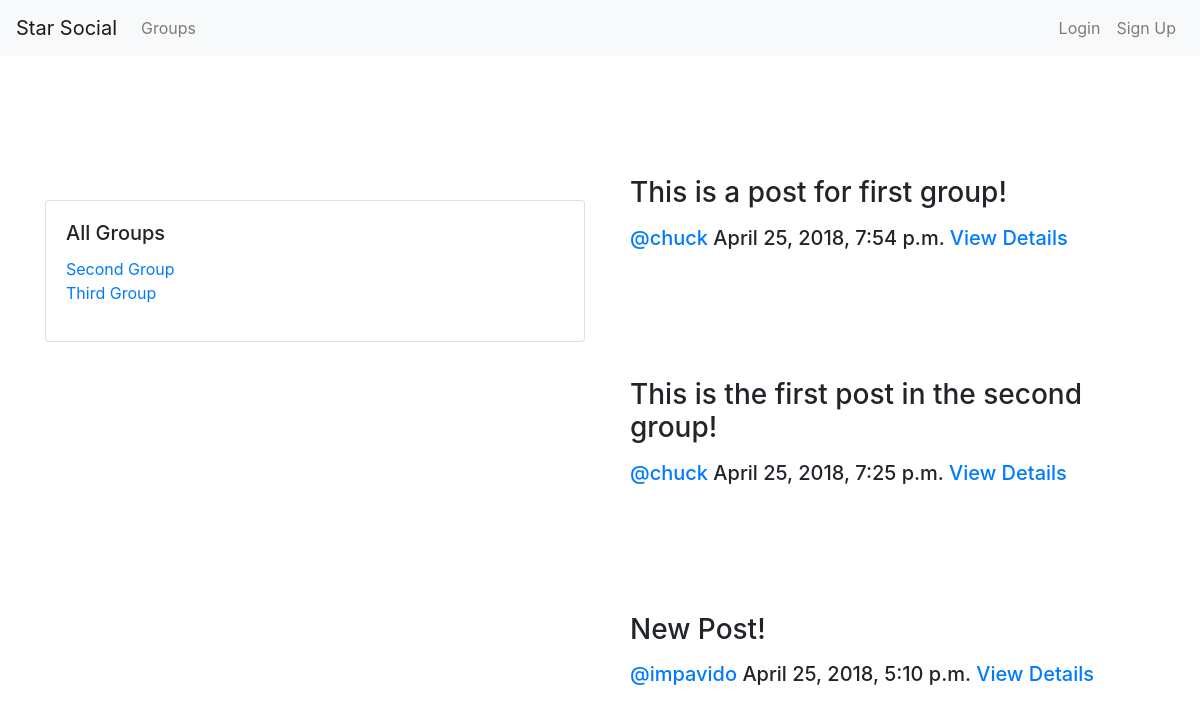
Page /posts/impavido/ on the committed database.
### groups/models.py (models this page shows, shortened)
class Group(models.Model):
    name = models.CharField(max_length=255, unique=True)
    slug = models.SlugField(allow_unicode=True, unique=True)
    description = models.TextField(blank=True, default='')
    description_html = models.TextField(editable=False, default='', blank=True)
    members = models.ManyToManyField(User, through='GroupMember')
    class Meta():
        ordering = ['name']

### posts/models.py (models this page shows, shortened)
class Post(models.Model):
    user = models.ForeignKey(User, related_name='posts', on_delete=models.CASCADE)
    create_date = models.DateTimeField(auto_now=True)
    message = models.TextField()
    message_html = models.TextField(editable=False)
    group = models.ForeignKey(Group, related_name='posts', null=True, blank=True, on_delete=models.CASCADE)
    class Meta():
        ordering = ['-create_date']
        unique_together = ['user', 'message']

### posts/views.py (the view)
# urls.py: path('<slug:username>/', views.PostList.as_view(), name = 'all'),
class PostList(SelectRelatedMixin, generic.ListView):
    model = models.Post
    template_name = 'posts/post_list.html'
    select_related = ('user', 'group')
    def get_queryset(self):
        my_user = models.User.objects.filter(username=self.kwargs.get('username')).get()
        self.user_groups = models.Group.objects.all().filter(members=my_user)
        self.other_groups = models.Group.objects.all().exclude(members=my_user)
        self.post_list = models.Post.objects.all()
    def get_context_data(self, **kwargs):
        context = generic.ListView.get_context_data(self, **kwargs)
        context.update({"user_groups":self.user_groups, "other_groups":self.other_groups, "post_list":self.post_list})
        return context

### posts/templates/posts/post_list.html (shortened to what this page needs)
{% extends "posts/post_base.html" %}
{% block prepost %}
    <div class="col-6">
        <br><br><br>
        <br><br><br>
        <div class="card card-with-shadow">
            <div class="card-body">
                <h5 class="card-title">All Groups</h5>
                <ul class="list-unstyled">
                    {% for group in other_groups %}
                        <li class="group li-with-bullet"><a href="{% url 'groups:single' slug=group.slug %}">{{group.name}}</a></li>
                    {% endfor %}
                </ul>
            </div>
        </div>
    </div>
{% endblock prepost %}
{% block post_content %}
    <div class="col-6">
        <br><br><br>
        {% for post in post_list %}
            {% include "posts/_post.html" with hide_delete=False %}
        {% endfor %}
    </div>
{% endblock post_content %}

### posts/templates/posts/_post.html (shortened to what this page needs)
<div class="col-12 post-media">
    <br><br>
    <h3>{{post.message_html|safe}}</h3>
    <div class="media-body">
        <h5 class="media-heading">
            <time class="time">
                <span class="username"><a href="{% url 'posts:for_user' username=post.user.username%}">@{{post.user.username}}</a></span>
                {{post.create_date}}
                <a href="{% url 'posts:single' username=post.user.username pk=post.pk %}">View Details</a>
            </time>
        </h5>
        <br>
    </div>
    <br><br>
</div>

### rows in the picture
Group: name "Second Group"
Group: name "Third Group"
Post: message_html "This is a post for first group!", user.username "chuck", create_date "April 25, 2018, 7:54 p.m."
Post: message_html "This is the first post in the second group!", user.username "chuck", create_date "April 25, 2018, 7:25 p.m."
Post: message_html "New Post!", user.username "impavido", create_date "April 25, 2018, 5:10 p.m."
